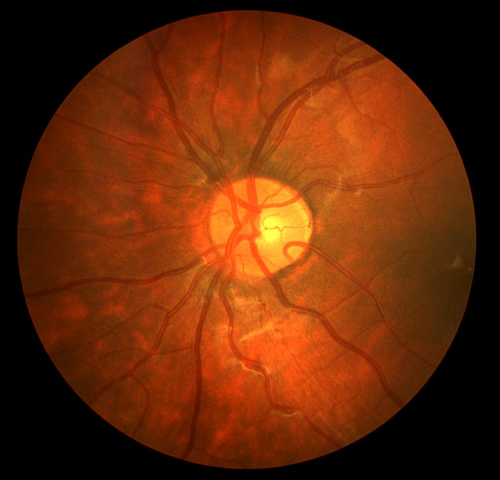
#> input picture Input/Image_01L.jpg, 999 x 960 px (shown at 1/2 size)
$ python gabor_testing.py   (older library calls are emulated)
#> lines starting #> are read from the running program, lines starting #| are printed output that depends on the picture; after the words box and inside, x2 and y2 are one past the last pixel; in counts of white or black regions, pixels touching at a corner belong together
### other_funcs.py
import numpy as np

def replace_black_ring(im_enh, im_mask):
    row, col = im_mask.shape
    area_sum = np.zeros((50, 50))

    posit = np.ceil((np.random.rand(3, 2) + 1) * 1 / 3 * min(row, col)).astype(int)

    for i in range(3):
        x = posit[i, 0]
        y = posit[i, 1]
        area_rand = im_enh[x - 25:x + 25, y - 25:y + 25]  # Select the background
        area_sum = area_sum + area_rand

    area_sum = area_sum * 1 / 3

    mean_val = np.mean(area_sum)  # Calculate the mean of the array
    mean_mask = np.logical_not(im_mask) * mean_val  # Generate a new background
    im_new = mean_mask + im_enh * im_mask  # Overlay background

    return im_new, mean_val

### gabor_filter.py
import numpy as np
import cv2
import matplotlib.pyplot as plt


# [9 lines left out: function display_images, not called in this run]


def gabor_kernel(wavelength, orientation, sigma, aspect_ratio):
    n_sigma = 2.5 * sigma / aspect_ratio
    n = int(np.floor(n_sigma))  # Size of the Gabor filter kernel

    x, y = np.meshgrid(range(-n, n + 1), range(-n, n + 1))
    y = -y  # Change the direction of y

    f = 2 * np.pi / wavelength
    b = 1 / (2 * sigma**2)
    a = b / np.pi

    xp = x * np.cos(orientation) + y * np.sin(orientation)
    yp = -x * np.sin(orientation) + y * np.cos(orientation)

    cos_func = np.cos((f * xp) - np.pi)
    kernel = a * np.exp(-b * (xp**2 + (aspect_ratio**2 * yp**2))) * cos_func

    # Normalize the kernel
    pos = np.sum(kernel[kernel > 0])
    neg = np.sum(np.abs(kernel[kernel < 0]))

    kernel[kernel > 0] /= pos
    kernel[kernel < 0] /= neg

    return kernel

def apply_gabor(image, wavelengths, number_of_orientations, aspect_ratio, bandwidth):
    slratio = (1 / np.pi) * np.sqrt(np.log(2) / 2.0 * ((2 ** bandwidth + 1) / (2 ** bandwidth - 1)))

    gabor_images = []
    for wavelength in wavelengths:
        sigma = slratio * wavelength
        accumulated_img = np.zeros_like(image, dtype=np.float32)

        for orientation_idx in range(number_of_orientations):
            orientation = (np.pi / number_of_orientations) * orientation_idx
            kernel = gabor_kernel(wavelength, orientation, sigma, aspect_ratio)
            filtered_img = cv2.filter2D(image, cv2.CV_32F, kernel)
            accumulated_img = np.maximum(accumulated_img, filtered_img, accumulated_img)

        # reduced_img = reduce_central_ring(accumulated_img)
        gabor_images.append(accumulated_img)

    return gabor_images

def automatic_threshold(image):
    # Calculate histogram of pixel intensities
    histogram, _ = np.histogram(image.flatten(), bins=np.arange(257))

    # Calculate the ratio of each intensity
    image_size = image.size
    ratios = histogram / image_size

    # Calculate the product of each intensity and its ratio and sum them up
    threshold_value = np.sum(np.arange(len(ratios)) * ratios) + 15.5

    #print(threshold_value)

    return threshold_value

def apply_threshold(gabor_images):
    binary_images = []
    for lol in gabor_images:
        # Apply Laplace filter
        laplacian_img = cv2.Laplacian(lol, cv2.CV_32F)

        # Add the Laplacian image to the original Gabor image
        combined_img = cv2.add(lol, laplacian_img)

        # Determine threshold value using the automatic thresholding method
        threshold_value = automatic_threshold(combined_img)

        # Apply threshold
        _, binary_img = cv2.threshold(combined_img, threshold_value, 255, cv2.THRESH_BINARY)

        binary_images.append(binary_img)

    return binary_images

### otsu_thresholding.py
import numpy as np
import cv2
import pywt
from skimage.morphology import disk
from skimage.filters import rank

def GlobalOtsu(img):
    foreground = img[img>=0]
    background = img[img<0]

    final_var = (np.var(foreground) * len(foreground) + np.var(background) * len(background))/(len(foreground) + len(background))
    if(np.isnan(final_var)):
        final_var = -1

    final_thresh = 0
    for i in np.linspace(np.min(img), np.max(img), num=255):
        foreground = img[img>=i]
        background = img[img<i]
        var = (np.var(foreground) * len(foreground) + np.var(background) * len(background))/(len(foreground) + len(background))

        if(np.isnan(var)):
            var = -1

        if(var!=-1 and (var<final_var or final_var ==-1)):
            final_var = var
            final_thresh = i
    ret, thresholded = cv2.threshold(img, final_thresh, 255, cv2.THRESH_BINARY)
    return thresholded

def AreaThreshold(img, area = 5):
    #Area based thresholding/cleaning. Done as postprocessing step
    nlabels,labels,stats,centroid = cv2.connectedComponentsWithStats(np.uint8(img), 4, cv2.CV_32S)

    output = np.copy(img)

    for i in range(output.shape[0]):
        for j in range(output.shape[1]):
            if stats[labels[i][j], cv2.CC_STAT_AREA] < area:
                output[i][j] = 0

    return output

# [10 lines left out: function LocalOtsu1, not called in this run]

def LocalOtsu2(img,radius = 15):
    selem = disk(radius)

    local_otsu = rank.otsu(img, selem)
    output = np.copy(img)
    rng = local_otsu.max() - local_otsu.min()
    mid = rng/2 + local_otsu.min()

    local_otsu[local_otsu<mid] = mid

    output[output < local_otsu] = 0

    return output

def image_fusion(img1,img2):
    w1 = pywt.wavedec2(img1, 'db1')
    w2 = pywt.wavedec2(img2, 'db1')
    elem = (w1[0]+w2[0])/2
    fw = [elem]

    for i in range(len(w1)-1):
        x,y,z = (w1[i+1][0] + w2[i+1][0])/2, (w1[i+1][1] + w2[i+1][1])/2, (w1[i+1][2] + w2[i+1][2])/2
        fw.append((x,y,z))

    output = pywt.waverec2(fw, 'db1')

    amin = np.min(output)
    amax = np.max(output)
    output = 255* ((output - amin)/(amax-amin))

    output = cv2.resize(output,img1.T.shape)
    return output

### gabor_testing.py
import numpy as np
import cv2
from matplotlib import pyplot as plt
from skimage.feature import hessian_matrix, hessian_matrix_eigvals
from PIL import Image
import gabor_filter
import otsu_thresholding
import other_funcs

input_img_path = input("Enter Path for Image: ")
#> the answer given: Input/Image_01L.jpg

# Background mask seperation
inputImage = cv2.imread(input_img_path, cv2.IMREAD_GRAYSCALE)
#> inputImage: shape (960, 999); min 0, max 243, mean 55.6
_, mask = cv2.threshold(inputImage, 20, 255, cv2.THRESH_BINARY)
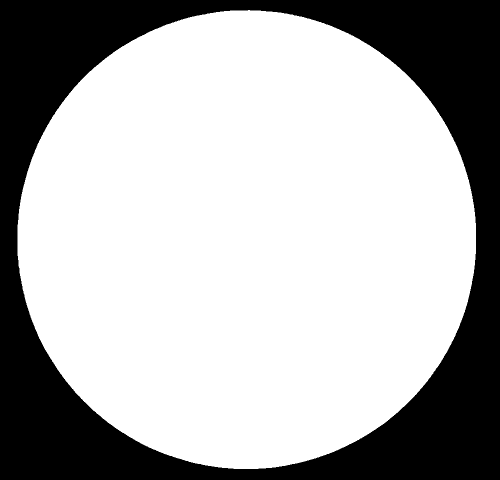
#> mask: shape (960, 999) (shown at 1/2 size); 69% white; 1 black region, box (x1, y1, x2, y2) and area: (0, 0, 999, 960) 297007
se = cv2.getStructuringElement(cv2.MORPH_RECT, (20, 20))
erodedmask = cv2.erode(mask, se, iterations=1)
#> erodedmask: shape (960, 999); 65.4% white; 1 black region, box (x1, y1, x2, y2) and area: (0, 0, 999, 960) 331496
erodedmask = np.uint8(erodedmask)
img = Image.open(input_img_path)
img_array = np.array(img)

#Green channel seperation
green_channel = img_array[:, :, 1]

#Applying CLAHE based on hyperparameter tuning
clahe = cv2.createCLAHE(clipLimit = 8, tileGridSize=(8,8))
cl_img = clahe.apply(green_channel)

#Gamma correction
im_new , lose = other_funcs.replace_black_ring(cl_img,erodedmask)
#> in replace_black_ring, `mean_val = np.mean(area_sum)`: mean_val = 199.7
#> lose = 199.7
im_new = 255-im_new
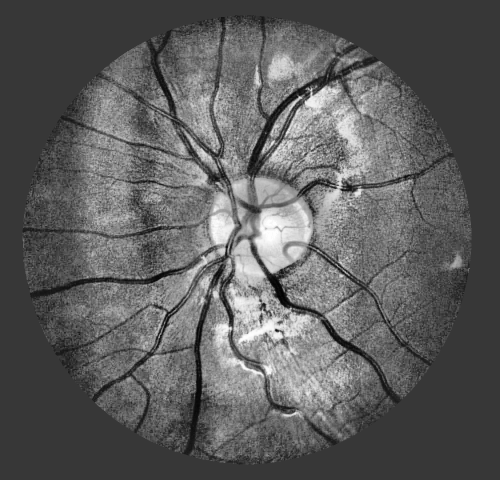
#> im_new: shape (960, 999) float64 (shown at 1/2 size); min 1, max 254, mean 93.4

#Gabor Filtering
wavelengths = [17]
number_of_orientations = 24
aspect_ratio = 0.5
bandwidth = 1

gabor_images = gabor_filter.apply_gabor(im_new, wavelengths, number_of_orientations, aspect_ratio, bandwidth)
#> after the loop in apply_gabor, `for wavelength in wavelengths:`: gabor_images = 1 item
#> gabor_images = 1 item
thresholded_images = gabor_filter.apply_threshold(gabor_images)
#> the loop in apply_threshold, `for lol in gabor_images:` made 1 pass
#> (image_size in automatic_threshold, threshold_value) on pass 1: (959040, 22.37)
#> thresholded_images = 1 item
gabor = thresholded_images[0]

#Morphological Operations + Otsu Thresholding
gabor = gabor.astype(np.uint8)
#> gabor: shape (960, 999); 7.6% white; 187 white regions (153 under 20 px), largest, box (x1, y1, x2, y2) and area: (70, 36, 896, 900) 66101, (239, 359, 416, 383) 1039, (202, 151, 326, 224) 767
cell_disc = cv2.getStructuringElement(cv2.MORPH_ELLIPSE,(13,13))
Topen = cv2.morphologyEx(gabor,cv2.MORPH_OPEN,cell_disc)
#> Topen: shape (960, 999); 1.5% white; 35 white regions, largest, box (x1, y1, x2, y2) and area: (506, 174, 624, 314) 2502, (530, 532, 624, 628) 2289, (438, 476, 477, 527) 860
Tclose = cv2.morphologyEx(Topen, cv2.MORPH_CLOSE, cell_disc)
#> Tclose: shape (960, 999); 1.6% white; 29 white regions, largest, box (x1, y1, x2, y2) and area: (506, 174, 624, 314) 2529, (530, 532, 625, 628) 2302, (469, 702, 539, 759) 1048

tophat_img = (gabor - Tclose)

kernel = cv2.getStructuringElement(cv2.MORPH_RECT,(3,3))
bottomhat_img = cv2.erode(tophat_img, kernel)
#> bottomhat_img: shape (960, 999); 3.6% white; 134 white regions (60 under 20 px), largest, box (x1, y1, x2, y2) and area: (500, 273, 693, 523) 4153, (187, 635, 386, 859) 2341, (378, 599, 421, 897) 1951
bottomhat_img = cv2.dilate(bottomhat_img, kernel)
#> bottomhat_img: shape (960, 999); 5.6% white; 103 white regions (14 under 20 px), largest, box (x1, y1, x2, y2) and area: (499, 272, 694, 524) 6027, (186, 634, 387, 862) 3560, (377, 598, 422, 898) 2665
ret, thresh = cv2.threshold(bottomhat_img, 0, 255, cv2.THRESH_BINARY+cv2.THRESH_OTSU)
#> ret = 0

# Hessian Matrix and EigenValues
HessThin = hessian_matrix(thresh, sigma=1.2, order='rc',use_gaussian_derivatives=True)
#> HessThin = 3 items
EignThin = hessian_matrix_eigvals(HessThin) [1]
HessWide = hessian_matrix(thresh, sigma=4, order='rc', use_gaussian_derivatives=True)
#> HessWide = 3 items
EignWide = hessian_matrix_eigvals(HessWide) [1]
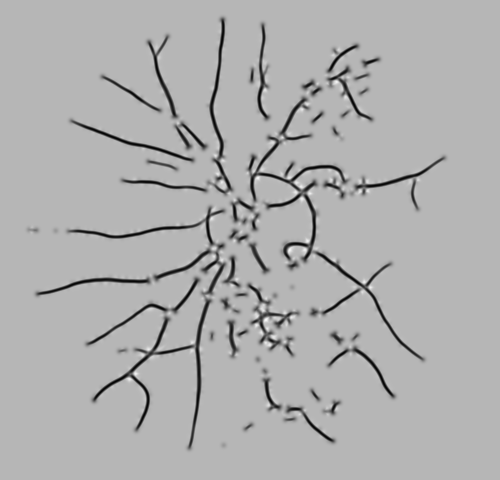
#> EignWide: shape (960, 999) float64 (shown at 1/2 size); min -0.0302, max 0.0119, mean -0.00129; drawn with min black and max white

# Disable all runtime warnings
import warnings
warnings.filterwarnings("ignore", category=RuntimeWarning)

#Thresholding and Image Processing
val1 = otsu_thresholding.GlobalOtsu(1-EignWide)
#> in GlobalOtsu, `background = img[img<0]`: background = empty array
#> in GlobalOtsu, `final_var = (np.var(foreground) * len(foreground) + np.var(background)..`: final_var = nan
#> the loop in GlobalOtsu, `for i in np.linspace(np.min(img), np.max(img), num=255):` made 255 passes
#> (background, final_var) on passes 2, 3, 5, 6, 7: ([0.988], 2.35e-05), ([0.988, 0.988, 0.988], 2.35e-05), ([0.988, 0.988, 0.988, 0.989], 2.35e-05), ([0.988, 0.988, 0.988, 0.989, 0.989], 2.35e-05), ([0.989, 0.989, 0.988, 0.988, 0.988, 0.989, 0.989], 2.35e-05)
#> final_var on passes 8 to 13: 2.35e-05, 2.35e-05, 2.35e-05, 2.35e-05, 2.35e-05, 2.35e-05
#> after the loop in GlobalOtsu, `for i in np.linspace(np.min(img), np.max(img), num=255):`: final_thresh = 1.01; final_var = 3.3e-06
#> in GlobalOtsu, `ret, thresholded = cv2.threshold(img, final_thresh, 255, cv2.THRESH_BI..`: thresholded: shape (960, 999) float64; 5.4% white; 75 white regions (6 under 20 px), largest, box (x1, y1, x2, y2) and area: (495, 272, 696, 525) 5721, (185, 633, 389, 862) 3344, (419, 36, 466, 389) 3013
#> in GlobalOtsu, `ret, thresholded = cv2.threshold(img, final_thresh, 255, cv2.THRESH_BI..`: ret = 1.01

thinN = cv2.normalize(1-EignThin,  None, 0, 255, cv2.NORM_MINMAX)
val1 = cv2.normalize(val1,  None, 0, 70, cv2.NORM_MINMAX)

test1 = otsu_thresholding.image_fusion(val1,thinN)
#> in image_fusion, `w1 = pywt.wavedec2(img1, 'db1')`: w1 = 10 items
#> in image_fusion, `elem = (w1[0]+w2[0])/2`: elem = [[23960.3, 23779], [23763.8, 23384.5]]
#> in image_fusion, `fw = [elem]`: fw = [[[23960.3, 23779], [23763.8, 23384.5]]]
#> the loop in image_fusion, `for i in range(len(w1)-1):` made 9 passes
#> (x, y, z) on pass 1: ([[-704.6, -324.3], [1082.6, 671.8]], [[-1260.5, 1285], [-944.7, 940.1]], [[488.7, -19.68], [-620.3, 518.3]])
#> after the loop in image_fusion, `for i in range(len(w1)-1):`: fw = 10 items
#> in image_fusion, `amin = np.min(output)`: amin = 1.42e-13
#> in image_fusion, `amax = np.max(output)`: amax = 162.5
lOtsu = otsu_thresholding.LocalOtsu2(test1.astype(np.uint8))
#> in LocalOtsu2, `local_otsu = rank.otsu(img, selem)`:
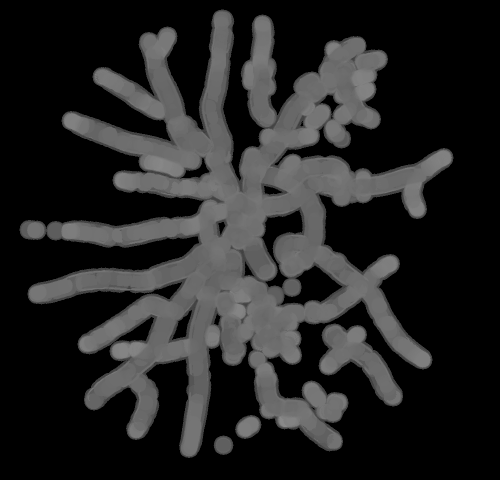
#> local_otsu: shape (960, 999) (shown at 1/2 size); min 0, max 137, mean 36.1
#> in LocalOtsu2, `rng = local_otsu.max() - local_otsu.min()`: rng = 137
#> in LocalOtsu2, `mid = rng/2 + local_otsu.min()`: mid = 68.5
final_img = otsu_thresholding.AreaThreshold(lOtsu,200)
#> in AreaThreshold, `nlabels,labels,stats,centroid = cv2.connectedComponentsWithStats(np.ui..`:
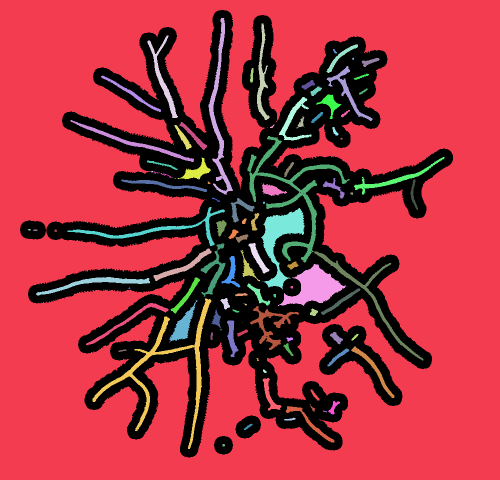
#> labels: shape (960, 999) int32 (shown at 1/2 size); 116 distinct labels, from 0 to 115; one colour per label, 0 black
#> in AreaThreshold, `nlabels,labels,stats,centroid = cv2.connectedComponentsWithStats(np.ui..`: nlabels = 116; stats = 116 rows, first 6: [40, 20, 866, 895, 255406], [0, 0, 999, 960, 633297], [417, 36, 49, 353, 3264], [514, 47, 25, 193, 1528], [295, 71, 61, 165, 1604], [653, 89, 63, 57, 606]; centroid = 116 pairs, first value 58.31 to 826.7, second value 102.3 to 890
#> after the loop in AreaThreshold, `for i in range(output.shape[0]):`:
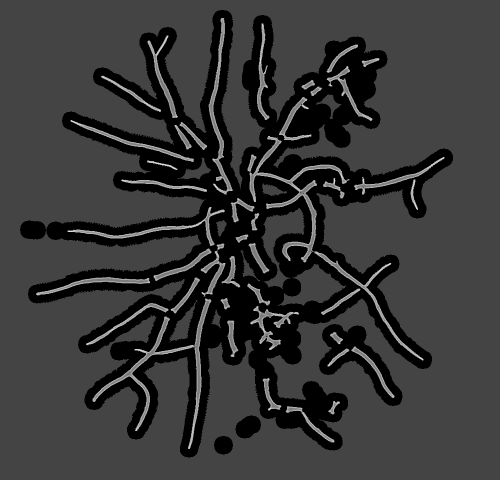
#> output: shape (960, 999) (shown at 1/2 size); min 0, max 254, mean 54.2

#Binary conversion of the output
final_img[final_img!=0] = 255
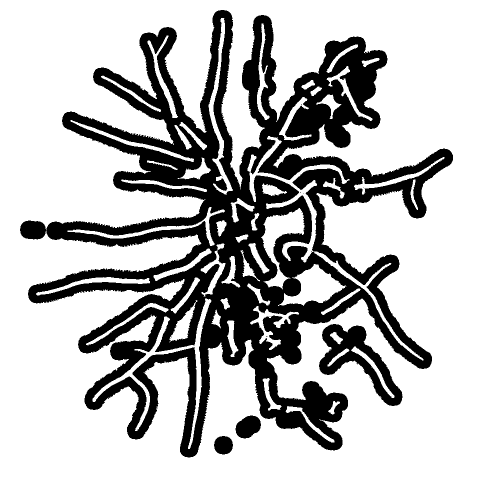
#> final_img: shape (960, 999) (shown at 1/2 size); 73% white; 17 black regions (13 under 20 px), largest, box (x1, y1, x2, y2) and area: (40, 20, 906, 915) 246183, (638, 648, 805, 812) 9654, (471, 831, 522, 877) 1700, (428, 872, 466, 909) 1114

#Saving the segmented image
image_pil = Image.fromarray(final_img)
save_path = input_img_path.split('.jpg')[0]+ '_SegmentedVessels.jpg'
image_pil.save(save_path)
print(f"Image Saved Successfully at {save_path}")

#Displaying the image for comparision
plt.figure(figsize=(10, 5))

plt.subplot(1, 2, 1)
plt.imshow(img)
plt.title('Input Image')
plt.axis('off')

plt.subplot(1, 2, 2)
plt.imshow(final_img, cmap='gray')
plt.title('Segmented Image (Gabor Filtered + Morphological)')
plt.axis('off')

plt.show()

$ run again, on Input/Image_05L.jpg
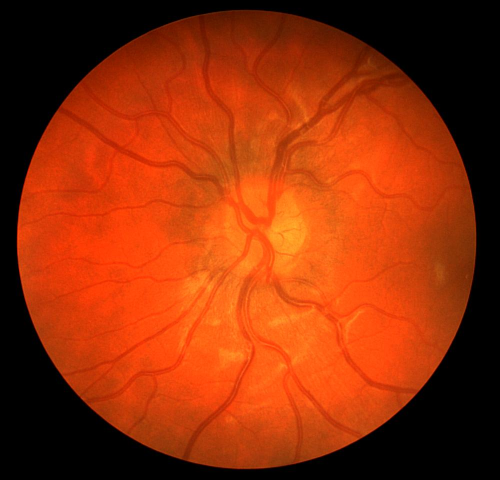
#> input picture Input/Image_05L.jpg, 999 x 960 px (shown at 1/2 size)
#> `_, mask = cv2.threshold(inputImage, 20, 255, cv2.THRESH_BINARY)`:
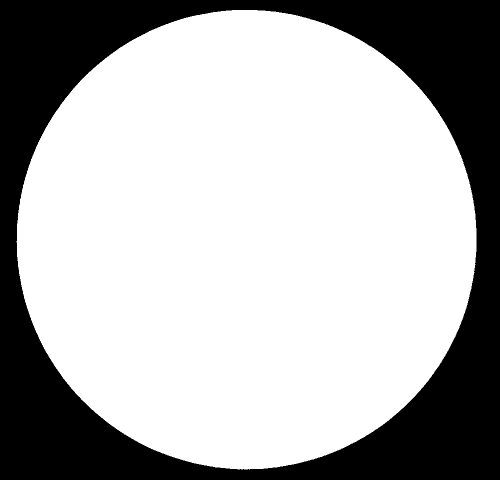
#> mask: shape (960, 999) (shown at 1/2 size); 69.2% white; 1 black region, box (x1, y1, x2, y2) and area: (0, 0, 999, 960) 295425
#> erodedmask: shape (960, 999); 65.6% white; 1 black region, box (x1, y1, x2, y2) and area: (0, 0, 999, 960) 329993
#> mean_val = 149.6
#> after the loop in apply_gabor, `for wavelength in wavelengths:`: gabor_images = 1 item
#> the loop in apply_threshold, `for lol in gabor_images:` made 1 pass
#> (image_size in automatic_threshold, threshold_value) on pass 1: (959040, 23.19)
#> gabor: shape (960, 999); 8.9% white; 200 white regions (153 under 20 px), largest, box (x1, y1, x2, y2) and area: (48, 33, 872, 900) 67799, (491, 567, 721, 917) 6634, (138, 447, 462, 538) 2253
#> Topen: shape (960, 999); 2% white; 45 white regions, largest, box (x1, y1, x2, y2) and area: (441, 390, 545, 452) 1702, (489, 456, 547, 507) 1304, (577, 222, 649, 281) 1136
#> Tclose: shape (960, 999); 2.1% white; 32 white regions, largest, box (x1, y1, x2, y2) and area: (384, 346, 547, 553) 4814, (613, 598, 705, 723) 3007, (551, 222, 649, 313) 1890
#> thresh: shape (960, 999); 6.4% white; 134 white regions (13 under 20 px), largest, box (x1, y1, x2, y2) and area: (171, 107, 412, 314) 4334, (137, 554, 425, 783) 3578, (49, 398, 442, 449) 2623
#> `ret, thresh = cv2.threshold(bottomhat_img, 0, 255, cv2.THRESH_BINARY+c..`: ret = 1
#> HessThin = 3 items
#> in GlobalOtsu, `background = img[img<0]`: background = empty array
#> in GlobalOtsu, `final_var = (np.var(foreground) * len(foreground) + np.var(background)..`: final_var = nan
#> the loop in GlobalOtsu, `for i in np.linspace(np.min(img), np.max(img), num=255):` made 255 passes
#> (background, final_var) on passes 2, 4, 7, 8, 9, 10: ([0.989, 0.989], 2.63e-05), ([0.989, 0.989, 0.989], 2.63e-05), ([0.989, 0.99, 0.989, 0.989, 0.99], 2.63e-05), ([0.989, 0.99, 0.99, 0.989, 0.99, 0.989, 0.99], 2.63e-05), ([0.99, 0.989, 0.99, 0.99, 0.989, 0.99, 0.989, 0.99], 2.63e-05), ([0.99, 0.989, 0.99, 0.99, 0.989, 0.99, 0.99, 0.989, 0.99], 2.63e-05)
#> after the loop in GlobalOtsu, `for i in np.linspace(np.min(img), np.max(img), num=255):`: final_thresh = 1.01; final_var = 3.81e-06
#> thresholded: shape (960, 999) float64; 6.2% white; 106 white regions (6 under 20 px), largest, box (x1, y1, x2, y2) and area: (171, 107, 413, 315) 4193, (136, 552, 425, 784) 3216, (49, 399, 442, 450) 2663
#> in GlobalOtsu, `ret, thresholded = cv2.threshold(img, final_thresh, 255, cv2.THRESH_BI..`: ret = 1.01
#> w1 = 10 items
#> elem = [[21000.7, 20336], [20944.7, 20362.3]]
#> in image_fusion, `fw = [elem]`: fw = [[[21000.7, 20336], [20944.7, 20362.3]]]
#> the loop in image_fusion, `for i in range(len(w1)-1):` made 9 passes
#> (x, y, z) on pass 1: ([[-426.3, 21.23], [1347.2, 655.4]], [[-950, 982.2], [-1118.3, 1133.9]], [[-70.15, 143.8], [-693.2, 456.7]])
#> after the loop in image_fusion, `for i in range(len(w1)-1):`: fw = 10 items
#> amin = 1.1e-13
#> amax = 162.5
#> rng = 131
#> mid = 65.5
#> labels: shape (960, 999) int32; 114 distinct labels, from 0 to 113
#> nlabels = 114; stats = 114 rows, first 6: [0, 0, 999, 960, 897369], [382, 33, 139, 197, 2314], [504, 37, 80, 225, 2009], [463, 51, 4, 22, 86], [322, 69, 26, 19, 108], [285, 72, 35, 18, 146]; centroid = 114 pairs, first value 81.68 to 880.9, second value 61.5 to 840.2
#> `final_img[final_img!=0] = 255`:
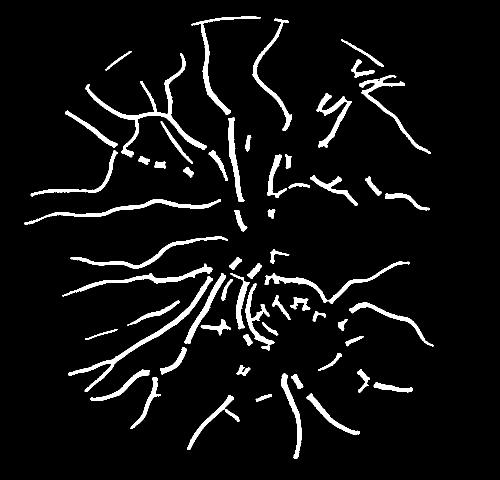
#> final_img: shape (960, 999) (shown at 1/2 size); 6% white; 61 white regions, largest, box (x1, y1, x2, y2) and area: (171, 107, 413, 315) 4327, (136, 552, 425, 784) 3450, (49, 398, 442, 450) 2567
